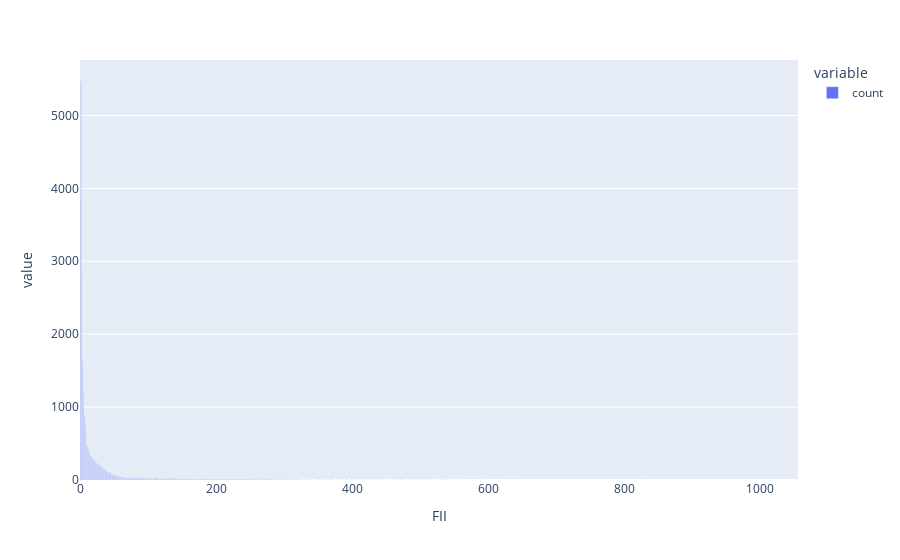

Notebook cell for this chart:
### Code cell
px.bar(
    dt1.drop_duplicates(["FII", "ISIN", "month", "year"])
    .groupby(["ISIN", "month", "year"])
    .count()["FII"]
    .reset_index()["FII"]
    .value_counts()
)

### Figure 1 — Plotly figure (JSON) as saved in the notebook; plotly's stock layout.template omitted (floating-point values rounded to 4 significant figures; data arrays with more than 128 entries replaced by an {"elided": "..."} marker saying what was removed)
{"data": [{"hovertemplate": "variable=count<br>FII=%{x}<br>value=%{y}<extra></extra>", "legendgroup": "count", "marker": {"color": "#636efa", "pattern": {"shape": ""}}, "name": "count", "orientation": "v", "showlegend": true, "textposition": "auto", "type": "bar", "x": {"elided": "494 int values"}, "xaxis": "x", "y": {"elided": "494 int values"}, "yaxis": "y"}], "layout": {"barmode": "relative", "legend": {"title": {"text": "variable"}, "tracegroupgap": 0}, "margin": {"t": 60}, "xaxis": {"anchor": "y", "domain": [0, 1], "title": {"text": "FII"}}, "yaxis": {"anchor": "x", "domain": [0, 1], "title": {"text": "value"}}}}
